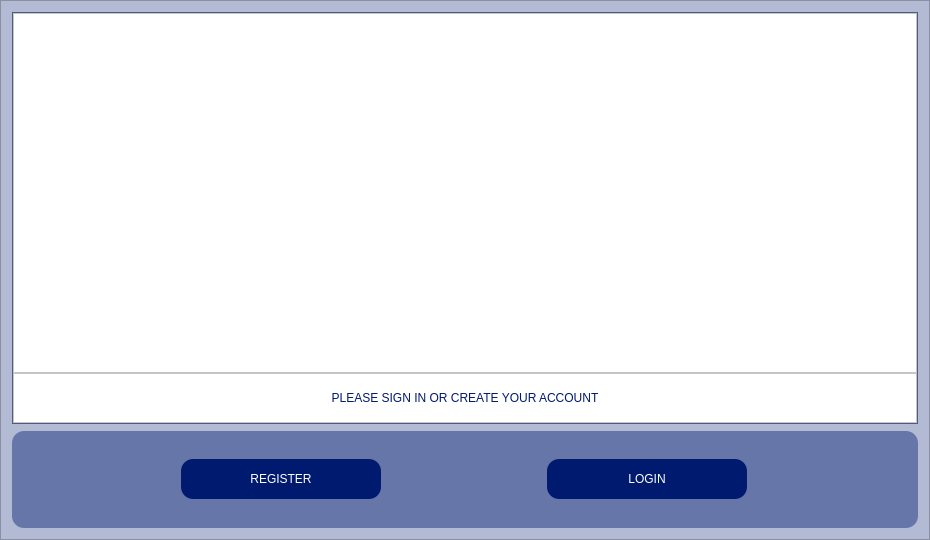
<?xml version="1.0" encoding="UTF-8"?>
<ui version="4.0">
 <class>Dialog</class>
 <widget class="QDialog" name="Dialog">
  <property name="geometry">
   <rect>
    <x>0</x>
    <y>0</y>
    <width>930</width>
    <height>540</height>
   </rect>
  </property>
  <property name="minimumSize">
   <size>
    <width>930</width>
    <height>540</height>
   </size>
  </property>
  <property name="maximumSize">
   <size>
    <width>930</width>
    <height>540</height>
   </size>
  </property>
  <property name="windowTitle">
   <string>Dialog</string>
  </property>
  <layout class="QGridLayout" name="gridLayout">
   <property name="leftMargin">
    <number>0</number>
   </property>
   <property name="topMargin">
    <number>0</number>
   </property>
   <property name="rightMargin">
    <number>0</number>
   </property>
   <property name="bottomMargin">
    <number>0</number>
   </property>
   <property name="horizontalSpacing">
    <number>0</number>
   </property>
   <item row="0" column="0">
    <widget class="QFrame" name="frame">
     <property name="minimumSize">
      <size>
       <width>480</width>
       <height>360</height>
      </size>
     </property>
     <property name="maximumSize">
      <size>
       <width>930</width>
       <height>540</height>
      </size>
     </property>
     <property name="styleSheet">
      <string notr="true">background-color: rgb(179, 186, 212);</string>
     </property>
     <property name="frameShape">
      <enum>QFrame::StyledPanel</enum>
     </property>
     <property name="frameShadow">
      <enum>QFrame::Plain</enum>
     </property>
     <layout class="QVBoxLayout" name="verticalLayout">
      <property name="spacing">
       <number>7</number>
      </property>
      <property name="leftMargin">
       <number>11</number>
      </property>
      <property name="topMargin">
       <number>11</number>
      </property>
      <property name="rightMargin">
       <number>11</number>
      </property>
      <property name="bottomMargin">
       <number>11</number>
      </property>
      <item>
       <widget class="QFrame" name="frame_2">
        <property name="minimumSize">
         <size>
          <width>480</width>
          <height>360</height>
         </size>
        </property>
        <property name="maximumSize">
         <size>
          <width>930</width>
          <height>540</height>
         </size>
        </property>
        <property name="styleSheet">
         <string notr="true">background-color: rgb(102, 118, 169);
</string>
        </property>
        <property name="frameShape">
         <enum>QFrame::StyledPanel</enum>
        </property>
        <property name="frameShadow">
         <enum>QFrame::Plain</enum>
        </property>
        <layout class="QVBoxLayout" name="verticalLayout_2">
         <property name="spacing">
          <number>0</number>
         </property>
         <property name="leftMargin">
          <number>0</number>
         </property>
         <property name="topMargin">
          <number>0</number>
         </property>
         <property name="rightMargin">
          <number>0</number>
         </property>
         <property name="bottomMargin">
          <number>0</number>
         </property>
         <item>
          <widget class="QFrame" name="frame_7">
           <property name="minimumSize">
            <size>
             <width>480</width>
             <height>360</height>
            </size>
           </property>
           <property name="maximumSize">
            <size>
             <width>18000</width>
             <height>500</height>
            </size>
           </property>
           <property name="styleSheet">
            <string notr="true">background-color: rgb(255, 255, 255);</string>
           </property>
           <property name="frameShape">
            <enum>QFrame::StyledPanel</enum>
           </property>
           <property name="frameShadow">
            <enum>QFrame::Raised</enum>
           </property>
           <layout class="QHBoxLayout" name="horizontalLayout_5">
            <item alignment="Qt::AlignHCenter|Qt::AlignVCenter">
             <widget class="QLabel" name="label">
              <property name="text">
               <string/>
              </property>
              <property name="pixmap">
               <pixmap>Images/Logo_main.png</pixmap>
              </property>
             </widget>
            </item>
           </layout>
          </widget>
         </item>
         <item>
          <widget class="QFrame" name="frame_8">
           <property name="minimumSize">
            <size>
             <width>480</width>
             <height>50</height>
            </size>
           </property>
           <property name="maximumSize">
            <size>
             <width>16777215</width>
             <height>50</height>
            </size>
           </property>
           <property name="styleSheet">
            <string notr="true">background-color: rgb(255, 255, 255);</string>
           </property>
           <property name="frameShape">
            <enum>QFrame::StyledPanel</enum>
           </property>
           <property name="frameShadow">
            <enum>QFrame::Raised</enum>
           </property>
           <layout class="QHBoxLayout" name="horizontalLayout_4">
            <property name="spacing">
             <number>7</number>
            </property>
            <item>
             <widget class="QLabel" name="label_2">
              <property name="styleSheet">
               <string notr="true">color: rgb(0, 26, 112);
font: 87 14pt &quot;Arial Black&quot;;</string>
              </property>
              <property name="text">
               <string>&lt;html&gt;&lt;head/&gt;&lt;body&gt;&lt;p align=&quot;center&quot;&gt;PLEASE SIGN IN OR CREATE YOUR ACCOUNT&lt;/p&gt;&lt;/body&gt;&lt;/html&gt;</string>
              </property>
             </widget>
            </item>
           </layout>
          </widget>
         </item>
        </layout>
       </widget>
      </item>
      <item>
       <widget class="QFrame" name="frame_3">
        <property name="maximumSize">
         <size>
          <width>930</width>
          <height>150</height>
         </size>
        </property>
        <property name="styleSheet">
         <string notr="true">background-color: rgb(102, 118, 169);
border-radius: 12px;</string>
        </property>
        <property name="frameShape">
         <enum>QFrame::StyledPanel</enum>
        </property>
        <property name="frameShadow">
         <enum>QFrame::Raised</enum>
        </property>
        <layout class="QHBoxLayout" name="horizontalLayout">
         <item>
          <widget class="QPushButton" name="Register">
           <property name="maximumSize">
            <size>
             <width>200</width>
             <height>40</height>
            </size>
           </property>
           <property name="styleSheet">
            <string notr="true">color: rgb(255, 255, 255);
background-color: rgb(0, 26, 112);
font: 87 14pt &quot;Arial Black&quot;;
border-radius: 12px;</string>
           </property>
           <property name="text">
            <string>REGISTER</string>
           </property>
          </widget>
         </item>
         <item>
          <widget class="QPushButton" name="Login">
           <property name="maximumSize">
            <size>
             <width>200</width>
             <height>40</height>
            </size>
           </property>
           <property name="styleSheet">
            <string notr="true">color: rgb(255, 255, 255);
background-color: rgb(0, 26, 112);
font: 87 14pt &quot;Arial Black&quot;;
border-radius: 12px;</string>
           </property>
           <property name="text">
            <string>LOGIN</string>
           </property>
          </widget>
         </item>
        </layout>
       </widget>
      </item>
     </layout>
    </widget>
   </item>
  </layout>
 </widget>
 <resources/>
 <connections>
  <connection>
   <sender>Register</sender>
   <signal>clicked()</signal>
   <receiver>Dialog</receiver>
   <slot>update()</slot>
   <hints>
    <hint type="sourcelabel">
     <x>300</x>
     <y>350</y>
    </hint>
    <hint type="destinationlabel">
     <x>599</x>
     <y>399</y>
    </hint>
   </hints>
  </connection>
  <connection>
   <sender>Login</sender>
   <signal>clicked()</signal>
   <receiver>Dialog</receiver>
   <slot>update()</slot>
   <hints>
    <hint type="sourcelabel">
     <x>900</x>
     <y>350</y>
    </hint>
    <hint type="destinationlabel">
     <x>599</x>
     <y>399</y>
    </hint>
   </hints>
  </connection>
 </connections>
</ui>
